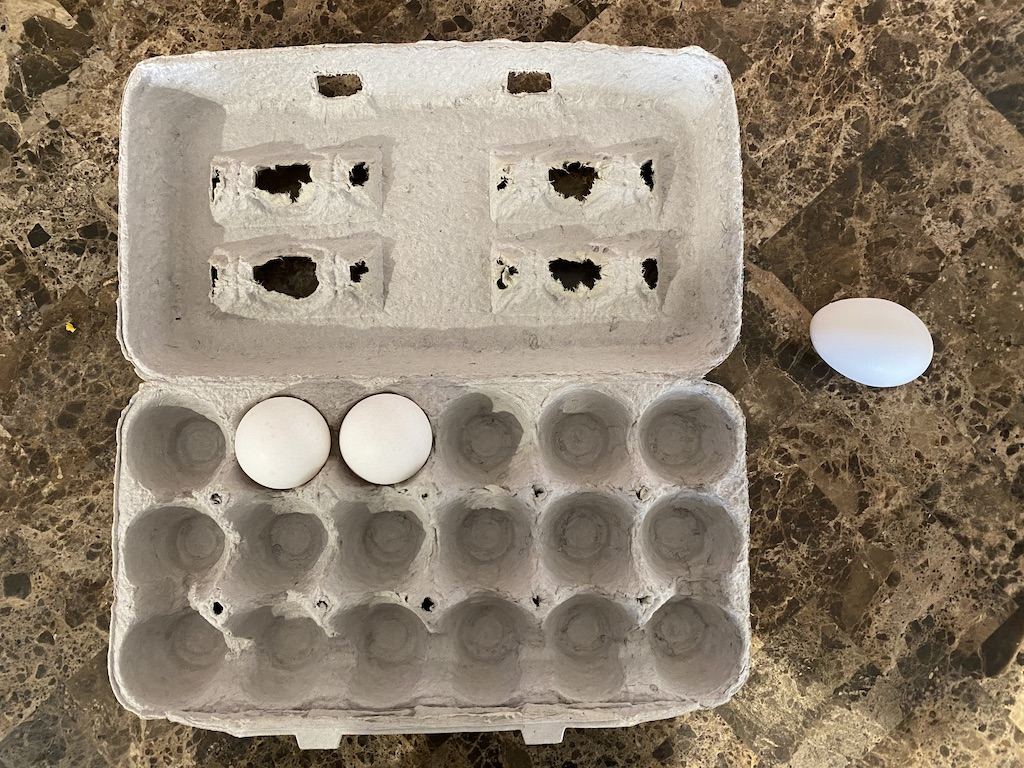
#> input picture project_7_How_many_eggs_in_cart/images/eggs_2_with_1_outside.jpeg, 1024 x 768 px
$ python counting_eggs.py
#> lines starting #> are read from the running program, lines starting #| are printed output that depends on the picture; after the words box and inside, x2 and y2 are one past the last pixel; in counts of white or black regions, pixels touching at a corner belong together
#> further down, image is the input picture: shape (768, 1024, 3); mean B, G, R 110.1, 127.8, 141.6
### project_7_How_many_eggs_in_cart/extracting_ROI.py
import cv2
import numpy as np


def get_roi(image, display=False, set_display_time = -1):
#> called with display = False, set_display_time = -1
    gray = cv2.cvtColor(image, cv2.COLOR_BGR2GRAY)
    blurred = cv2.GaussianBlur(gray, (5, 5), None)
    retval, thresh = cv2.threshold(blurred, 0, 255, cv2.THRESH_BINARY + cv2.THRESH_OTSU)
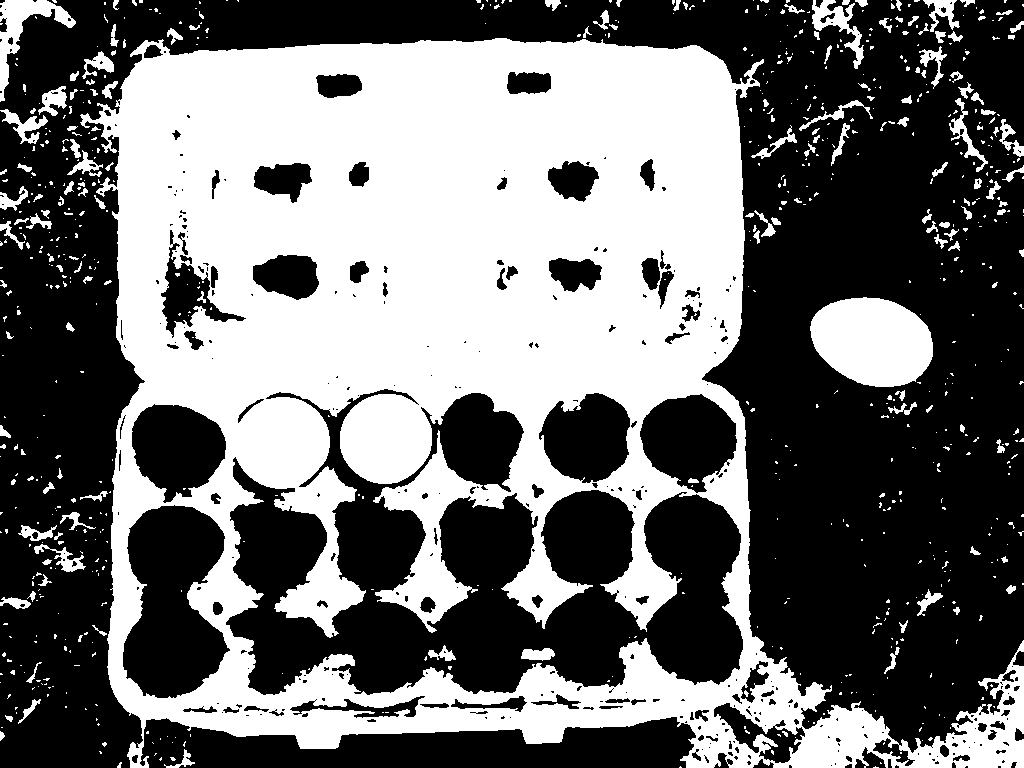
#> thresh: shape (768, 1024); 43.4% white; 759 white regions (600 under 20 px), largest, box (x1, y1, x2, y2) and area: (80, 38, 1024, 768) 312820, (810, 297, 933, 387) 8532, (0, 0, 76, 102) 2047
#> retval = 135
    print(f"Threshold value to separate foreground and background is {retval} ")
#| Threshold value to separate foreground and background is 135.0
    eroded_thresh = cv2.erode(thresh, (3, 3), iterations=3)
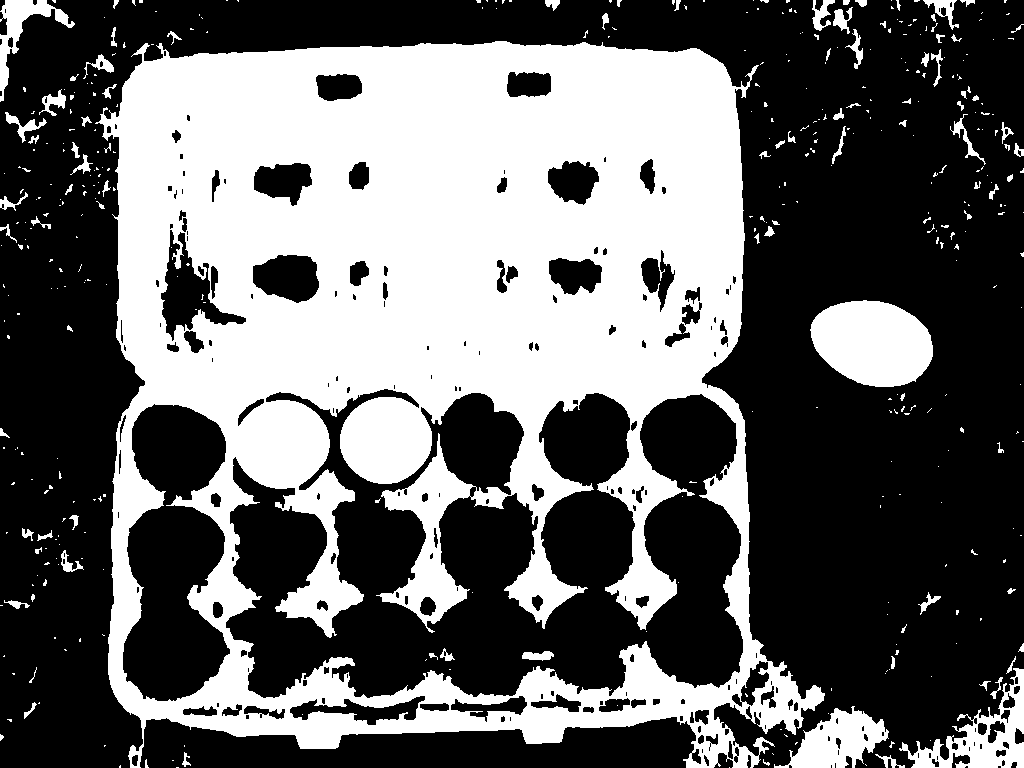
#> eroded_thresh: shape (768, 1024); 39.7% white; 415 white regions (321 under 20 px)
    contours_image = image.copy()
    cnts, hirerchey = cv2.findContours(eroded_thresh, cv2.RETR_EXTERNAL, cv2.CHAIN_APPROX_SIMPLE)
#> cnts = 395 contours, 337 with area under 20; largest, box (x1, y1, x2, y2) and area: (95, 41, 825, 768) 429689, (810, 300, 933, 387) 8013, (899, 668, 1024, 768) 4526, (774, 706, 889, 768) 3562, (0, 0, 75, 102) 1674; hirerchey = 395 rows, first 6: [1, -1, -1, -1], [2, 0, -1, -1], [3, 1, -1, -1], [4, 2, -1, -1], [5, 3, -1, -1], [6, 4, -1, -1]

    biggest_contour = max(cnts, key=cv2.contourArea)
#> biggest_contour = contour of 1301 points, box (x1, y1, x2, y2) (95, 41, 825, 768), area 429689
    biggest_contour_area = cv2.contourArea(biggest_contour)
#> biggest_contour_area = 429689
    print(biggest_contour_area)
#| 429689.0
    if biggest_contour_area > 1000:
        cv2.drawContours(contours_image, [biggest_contour], 0, (0, 0, 255), 2)

    contours_image = image.copy()
    perimeter = cv2.arcLength(biggest_contour, True)
#> perimeter = 3961.1
    approx_contour = cv2.approxPolyDP(biggest_contour, perimeter * 0.03, True)
#> approx_contour = [[758, 65], [131, 56], [130, 767], [795, 734]]
    cv2.drawContours(contours_image, [approx_contour], -1, (0, 0, 255), 2)
    x, y, w, h = cv2.boundingRect(approx_contour)
#> x = 130; y = 56; w = 666; h = 712
    cv2.rectangle(contours_image, (x, y), (x + w, y + h), (255, 0, 0), 5)
    # Creating ROI
    roi_mask = np.zeros((image.shape[0], image.shape[1]), dtype="uint8")
    cv2.rectangle(roi_mask, (x, y), (x + w, y + h), (255, 255, 255), -1)
#> roi_mask: shape (768, 1024); 60.4% white; 1 black region, box (x1, y1, x2, y2) and area: (0, 0, 1024, 768) 311528
    # Extracting ROI
    ROI_image = cv2.bitwise_and(image, image, mask=roi_mask)

    if display :
        cv2.imshow("Gray Image", gray)
        cv2.waitKey(set_display_time)
        cv2.imshow("Blurred Image", blurred)
        cv2.waitKey(set_display_time)
        cv2.imshow("threshold image", thresh)
        cv2.waitKey(set_display_time)
        cv2.imshow("Eroded Image", eroded_thresh)
        cv2.waitKey(set_display_time)
        cv2.imshow("Contours in Image", contours_image)
        cv2.waitKey(set_display_time)
        cv2.imshow("Approximated Polygon from contour", contours_image)
        cv2.waitKey(set_display_time)
        cv2.imshow("Bounding box over ROI", contours_image)
        cv2.waitKey(set_display_time)
        cv2.imshow("ROI for input image", roi_mask)
        cv2.waitKey(set_display_time)
        cv2.imshow("ROI Extracted from image", ROI_image)
        cv2.waitKey(set_display_time)

    return ROI_image


# [12 lines that do not run on import are left out]

### project_7_How_many_eggs_in_cart/counting_eggs.py
import cv2
import numpy as np

from extracting_ROI import get_roi

if __name__ == "__main__":
    print("Processing Roi")
    set_display_time = 100

    image = cv2.imread("images/eggs_2_with_1_outside.jpeg")
    cv2.imshow("Input Image", image)
    cv2.waitKey(set_display_time)

    roi = get_roi(image)
    cv2.imshow("ROI", roi)
    cv2.waitKey(set_display_time)

    gray_roi = cv2.cvtColor(roi, cv2.COLOR_BGR2GRAY)

    blurred = cv2.GaussianBlur(gray_roi, (5,5), None)
    cv2.imshow("blurred", blurred)
    cv2.waitKey(set_display_time)

    retval, thresh = cv2.threshold(blurred, 200,255, cv2.THRESH_BINARY)
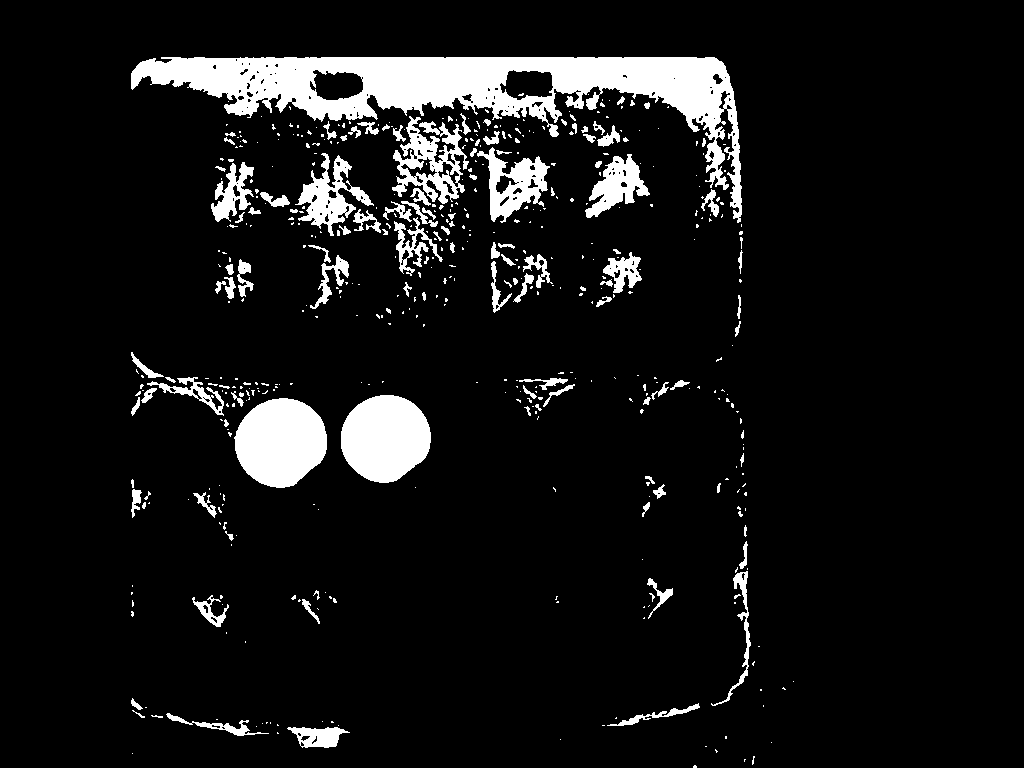
#> thresh: shape (768, 1024); 8.4% white; 504 white regions (386 under 20 px)
    print(retval)
    cv2.imshow("threshold image", thresh)
    cv2.waitKey(set_display_time)

    cnts, hirerchey = cv2.findContours(thresh, cv2.RETR_LIST    , cv2.CHAIN_APPROX_SIMPLE)
#> cnts = 666 contours, 541 with area under 20; largest, box (x1, y1, x2, y2) and area: (131, 57, 742, 223) 29106, (234, 398, 327, 488) 6214, (341, 395, 431, 483) 5977, (392, 116, 469, 204) 3183, (477, 147, 550, 223) 2569; hirerchey = 666 rows, first 6: [1, -1, -1, -1], [2, 0, -1, -1], [3, 1, -1, -1], [4, 2, -1, -1], [5, 3, -1, -1], [6, 4, -1, -1]
    print(f"Total number of original contours identified {len(cnts)}")
#| Total number of original contours identified 666

    selected_cnts = []

    for idx , contour in enumerate(cnts):
        area = cv2.contourArea(contour)
        if area > 1000:
            selected_cnts.append(contour)
#> this loop made 666 passes
#> area on passes 11, 12, 15: 22.5, 35.5, 783
#> after the loop, selected_cnts = 10 contours; largest, box (x1, y1, x2, y2) and area: (131, 57, 742, 223) 29106, (234, 398, 327, 488) 6214, (341, 395, 431, 483) 5977, (392, 116, 469, 204) 3183, (477, 147, 550, 223) 2569

    selected_circle_cnts=[]

    for idx, contour in enumerate(selected_cnts):
        # Getting enclosing circle on contour as our targets are circular in nature
        (x,y),radius = cv2.minEnclosingCircle(contour)
        # calculating areas of contour and area of enclosing circle
        cnt_area = cv2.contourArea(contour)
        circle_area = np.pi * radius*radius
        print(f"Area of contour is {cnt_area} and area of circle is {circle_area}")
        # now when we compare two areas they should be close by to be an egg
        off_percentage = int(((circle_area - cnt_area)/circle_area)*100)
        print(f"The Two areas are off by {off_percentage}%")
        print("------------------------------------------")
        if off_percentage <= 10:
            selected_circle_cnts.append(contour)
#> this loop made 10 passes
#> (x, y, radius, cnt_area, circle_area, off_percentage) on passes 1 to 8: (280.3, 441, 46.43, 6214.5, 6773.3, 8), (385.2, 438.4, 45.24, 5977, 6431, 7), (232.9, 192.6, 32.55, 1083, 3328.3, 67), (611.1, 187, 38.51, 1826, 4659.1, 60), (332.2, 194.1, 42.29, 2225.5, 5618.8, 60), (509.1, 181.3, 42.79, 2569, 5751.6, 55), (429.2, 159.2, 47.65, 3183, 7133.8, 55), (526.4, 85, 27.45, 1248, 2367.6, 47)
#> (printed output is left out)
#> after the loop, selected_circle_cnts = 2 contours; box (x1, y1, x2, y2) and area: (234, 398, 327, 488) 6214, (341, 395, 431, 483) 5977


    print(f"Total number of contours after circling {len(selected_circle_cnts)} ")
#| Total number of contours after circling 2
    cv2.drawContours(roi, selected_circle_cnts, -1, (0, 255, 255), 2)
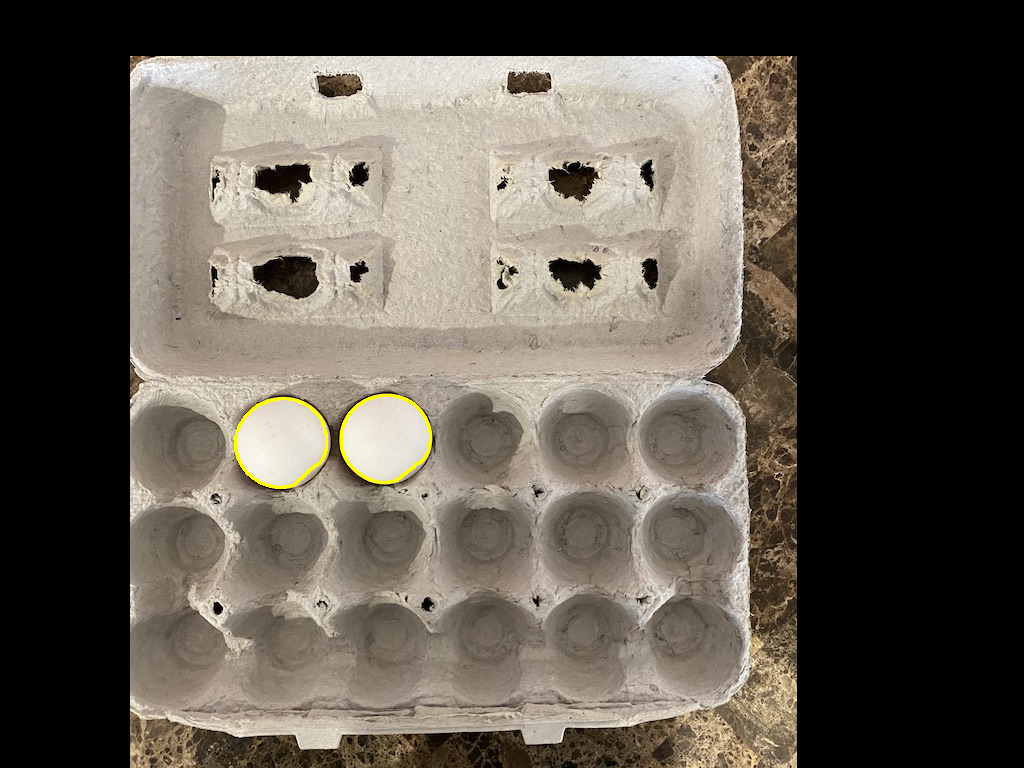
#> roi: shape (768, 1024, 3); mean B, G, R 78.6, 88, 94.7
    cv2.imshow("Contours", roi)
    cv2.waitKey(set_display_time)

$ run again, with project_7_How_many_eggs_in_cart/images/eggs_3_at_angle.jpeg copied over project_7_How_many_eggs_in_cart/images/eggs_2_with_1_outside.jpeg
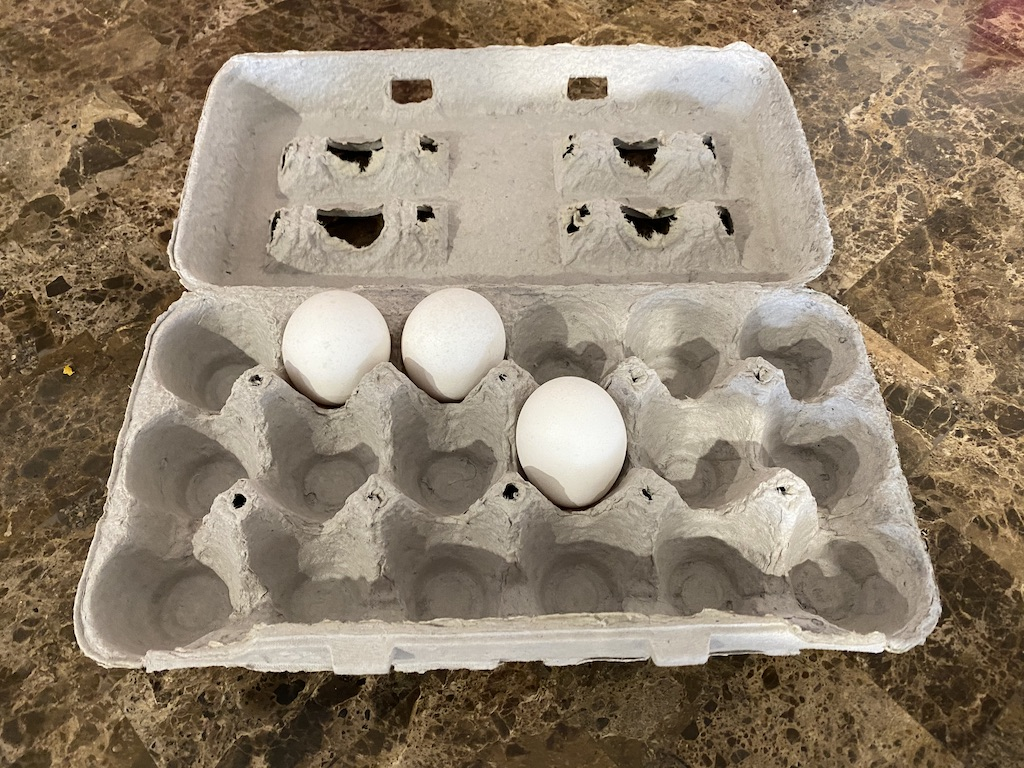
#> input picture project_7_How_many_eggs_in_cart/images/eggs_3_at_angle.jpeg, 1024 x 768 px
#> image is the input picture: shape (768, 1024, 3); mean B, G, R 110.1, 129.4, 144.3
#> in get_roi, `retval, thresh = cv2.threshold(blurred, 0, 255, cv2.THRESH_BINARY + cv..`:
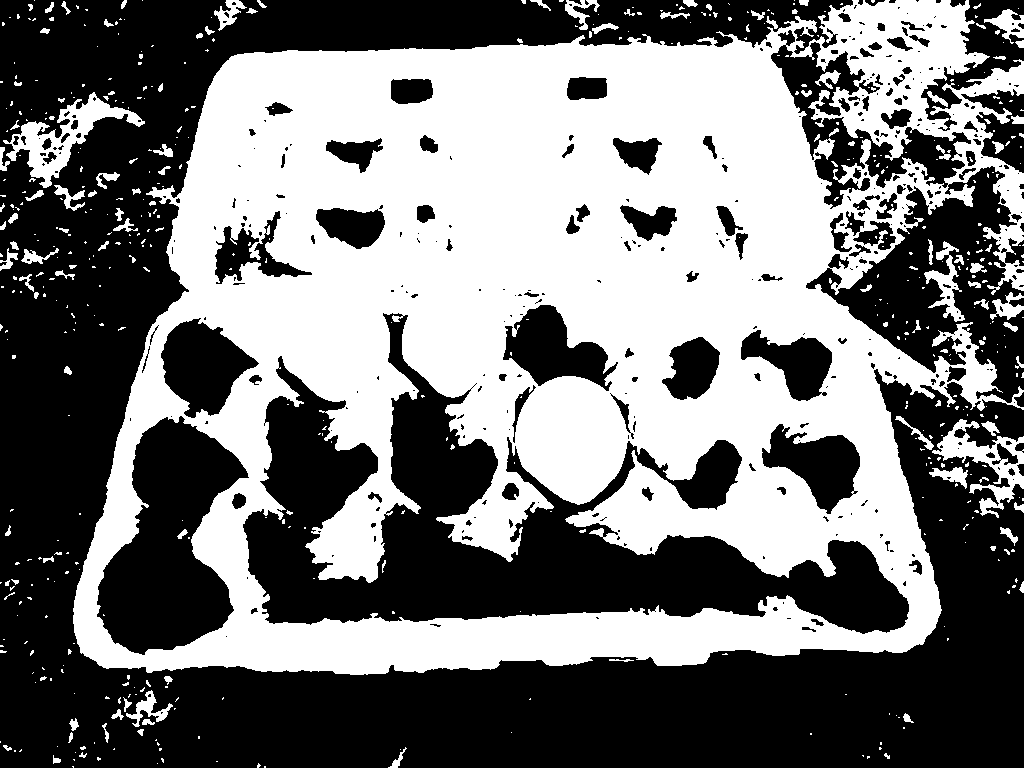
#> thresh: shape (768, 1024); 46.7% white; 546 white regions (425 under 20 px), largest, box (x1, y1, x2, y2) and area: (73, 0, 1024, 675) 348046, (3, 92, 145, 188) 3636, (932, 419, 1024, 518) 2747
#> retval = 134
#| Threshold value to separate foreground and background is 134.0
#> eroded_thresh: shape (768, 1024); 42.7% white; 343 white regions (262 under 20 px)
#> in get_roi, `cnts, hirerchey = cv2.findContours(eroded_thresh, cv2.RETR_EXTERNAL, c..`: cnts = 321 contours, 263 with area under 20; largest, box (x1, y1, x2, y2) and area: (73, 19, 954, 675) 445684, (817, 0, 1024, 263) 16474, (8, 95, 143, 188) 2976, (938, 422, 1024, 510) 1260, (952, 326, 997, 409) 1187; hirerchey = 321 rows, first 6: [1, -1, -1, -1], [2, 0, -1, -1], [3, 1, -1, -1], [4, 2, -1, -1], [5, 3, -1, -1], [6, 4, -1, -1]
#> biggest_contour = contour of 1921 points, box (x1, y1, x2, y2) (73, 19, 954, 675), area 445684
#> biggest_contour_area = 445684
#| 445684.0
#> perimeter = 4789.7
#> approx_contour = [[947, 188], [231, 59], [80, 652], [922, 644]]
#> in get_roi, `x, y, w, h = cv2.boundingRect(approx_contour)`: x = 80; y = 59; w = 868; h = 594
#> roi_mask: shape (768, 1024); 65.7% white; 1 black region, box (x1, y1, x2, y2) and area: (0, 0, 1024, 768) 269377
#> `retval, thresh = cv2.threshold(blurred, 200,255, cv2.THRESH_BINARY)`:
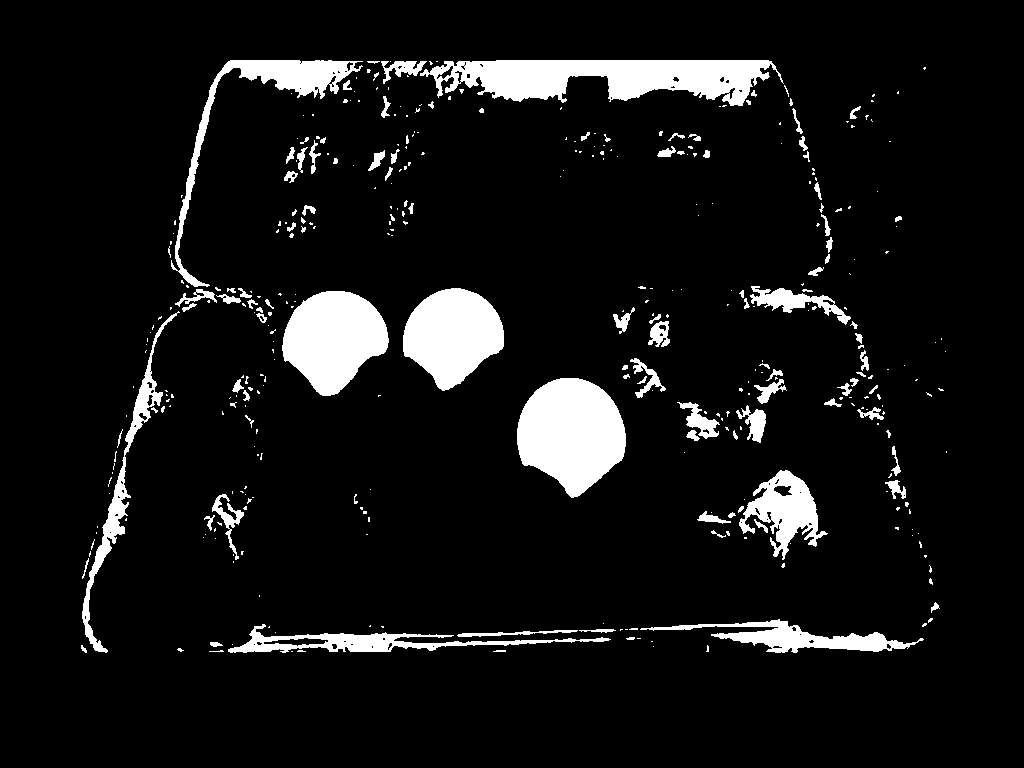
#> thresh: shape (768, 1024); 8.1% white; 393 white regions (282 under 20 px)
#> `cnts, hirerchey = cv2.findContours(thresh, cv2.RETR_LIST    , cv2.CHAI..`: cnts = 468 contours, 376 with area under 20; largest, box (x1, y1, x2, y2) and area: (420, 60, 784, 106) 10010, (517, 378, 626, 498) 9164, (282, 291, 389, 396) 7547, (403, 288, 504, 391) 6970, (171, 60, 363, 287) 4088; hirerchey = 468 rows, first 6: [1, -1, -1, -1], [2, 0, -1, -1], [3, 1, -1, -1], [4, 2, -1, -1], [5, 3, -1, -1], [6, 4, -1, -1]
#| Total number of original contours identified 468
#> the loop `for idx , contour in enumerate(cnts):` made 468 passes
#> area on passes 6, 12, 14: 23, 20, 27.5
#> after the loop `for idx , contour in enumerate(cnts):`: selected_cnts = 10 contours; largest, box (x1, y1, x2, y2) and area: (420, 60, 784, 106) 10010, (517, 378, 626, 498) 9164, (282, 291, 389, 396) 7547, (403, 288, 504, 391) 6970, (171, 60, 363, 287) 4088
#> the loop `for idx, contour in enumerate(selected_cnts):` made 10 passes
#> (x, y, radius, cnt_area, circle_area, off_percentage) on passes 1 to 8: (419, 645, 191.1, 3038, 114721.7, 97), (781.5, 634, 141.6, 2917, 62980.4, 95), (784.2, 515.9, 46.1, 3369.5, 6675.5, 49), (569, 437.2, 59.91, 9164.5, 11274.7, 18), (138, 481, 174.6, 2709, 95818.7, 97), (334.8, 342.9, 53.62, 7547, 9032.9, 16), (452.9, 339.3, 51.82, 6969.5, 8437.3, 17), (800.5, 302, 52.02, 1153, 8502, 86)
#> (printed output is left out)
#> after the loop `for idx, contour in enumerate(selected_cnts):`: selected_circle_cnts = []
#| Total number of contours after circling 0
